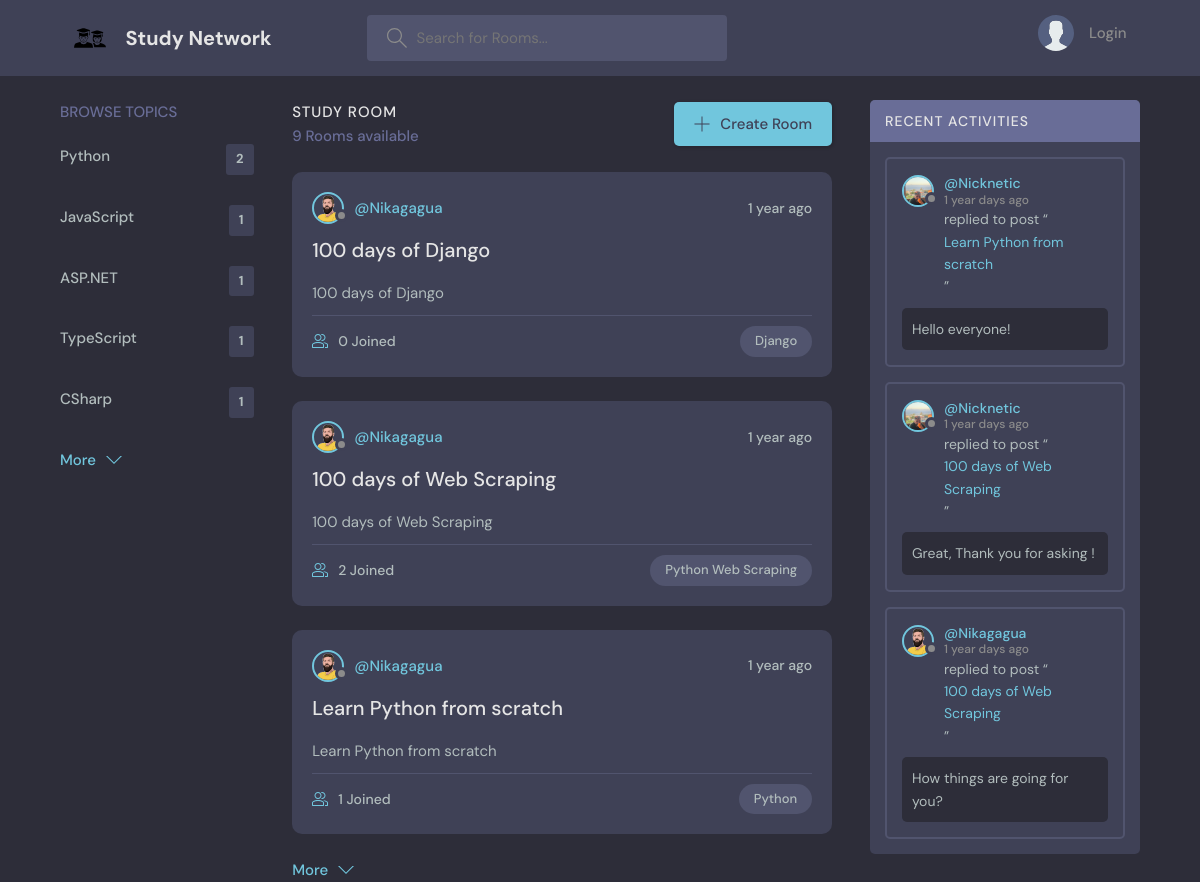
The page / on the database its author committed.
### base/models.py (models this page shows, shortened)
class Topic(models.Model):
    name = models.CharField(max_length=200)
    class Meta:
        ordering = ["-name"]

class Room(models.Model):
    host = models.ForeignKey(User, on_delete=models.SET_NULL, null=True)
    topic = models.ForeignKey(Topic, on_delete=models.SET_NULL, null=True)
    name = models.CharField(max_length=200)
    description = models.TextField(null=True, blank=True)
    participants = models.ManyToManyField(User, related_name="participants", blank=True)
    updated = models.DateTimeField(auto_now=True)
    created = models.DateTimeField(auto_now_add=True)
    class Meta:
        ordering = ["-updated", "-created"]

class User(AbstractUser):
    username = models.CharField(max_length=150, unique=True)
    name = models.CharField(max_length=200, null=True)
    email = models.EmailField(unique=True, null=True)
    bio = models.TextField(null=True)
    avatar = models.ImageField(null=True, default="avatar.svg")
    USERNAME_FIELD = "email"
    REQUIRED_FIELDS = ["username"]

class Message(models.Model):
    user = models.ForeignKey(User, on_delete=models.CASCADE)
    room = models.ForeignKey(Room, on_delete=models.CASCADE)
    body = models.TextField()
    updated = models.DateTimeField(auto_now=True)
    created = models.DateTimeField(auto_now_add=True)
    class Meta:
        ordering = ["-updated", "-created"]

### base/views.py (the view)
# urls.py: path("", views.home, name="home"),
def home(request):
    q = request.GET.get("q") if request.GET.get("q") is not None else ""
    topics = Topic.objects.annotate(room_count=Count("room")).order_by("-room_count")
    rooms = Room.objects.filter(
        Q(topic__name__icontains=q) | Q(name__icontains=q) | Q(description__icontains=q)
    )[:3]
    show_all_room = Room.objects.filter(
        Q(topic__name__icontains=q) | Q(name__icontains=q) | Q(description__icontains=q)
    )[3:]
    top_topics = topics[0:5]
    other_topics = topics[5:]
    room_by_topic = {
        topic.id: Room.objects.filter(topic=topic)[0:3] for topic in top_topics
    }
    all_room_by_topic = {
        topic.id: Room.objects.filter(topic=topic)[3:0] for topic in top_topics
    }
    all_room_count = Room.objects.all().count()
    room_messages = Message.objects.filter(Q(room__topic__name__icontains=q))[0:3]
    user = request.user if request.user.is_authenticated else None
    context = {
        "user": user,
        "rooms": rooms,
        "topics": top_topics,
        "room_messages": room_messages,
        "other_topics": other_topics,
        "all_room_count": all_room_count,
        "room_by_topic": room_by_topic,
        "show_all_room": show_all_room,
        "all_room_by_topic": all_room_by_topic,
        "q": q,
    }
    return render(request, "base/home.html", context)

### base/templates/base/home.html (shortened to what this page needs)
{% extends 'main.html' %}
{% block content %}
    <body>
    <main class="layout layout--3">
        <div class="container">
            {% include 'base/topic_component.html' %}
            {% include 'base/feed_component.html' %}
            {%  include 'base/activity_component.html' %}
        </div>
    </main>
    </body>
{% endblock %}

### base/templates/base/topic_component.html (shortened to what this page needs)
<div class="topics">
    <div class="topics__header">
        <h2>Browse Topics</h2>
    </div>
    <ul class="topics__list" id="defaultTopics">
        {% for topic in topics %}
            <li>
                <a href="{% url 'home' %}?q={{ topic.name }}">
                    {{ topic.name }} <span>{{ topic.room_count }}</span>
                </a>
            </li>
        {% endfor %}
    </ul>
    <a class="btn btn--link" href="#" id="showMoreTopics">
        More
        <svg xmlns="http://www.w3.org/2000/svg" width="32" height="32" viewBox="0 0 32 32">
            <title>chevron-down</title>
            <path d="M16 21l-13-13h-3l16 16 16-16h-3l-13 13z"></path>
        </svg>
    </a>
</div>

### base/templates/base/feed_component.html (shortened to what this page needs)
<div class="roomList">
    <div class="roomList__header">
        <div>
            <h2>Study Room</h2>
            <p>{{ all_room_count }} Rooms available</p>
        </div>
        <a class="btn btn--main" href="{% url 'create-room' %}">
            <svg xmlns="http://www.w3.org/2000/svg" width="32" height="32"
                 viewBox="0 0 32 32">
                <title>add</title>
                <path
                        d="M16.943 0.943h-1.885v14.115h-14.115v1.885h14.115v14.115h1.885v-14.115h14.115v-1.885h-14.115v-14.115z"
                ></path>
            </svg>
            Create Room
        </a>
    </div>
    {% for room in rooms %}
        <div class="roomListRoom">
            <div class="roomListRoom__header">
                <a href="{% url 'user-profile' room.host.id %}" class="roomListRoom__author">
                    <div class="avatar avatar--small">
                        <img src="{{ room.host.avatar.url }}" alt="user avatar"/>
                    </div>
                    <span>@{{ room.host.username }}</span>
                </a>
                <div class="roomListRoom__actions">
                    <span>{{ room.created | timesince }} ago</span>
                </div>
            </div>
            <div class="roomListRoom__content">
                <a href="{% url 'room' room.id %}">{{ room.name }}</a>
                <p>
                    {{ room.description }}
                </p>
            </div>
            <div class="roomListRoom__meta">
                <a href="{% url 'room' room.id %}" class="roomListRoom__joined">
                    {{ room.participants.count }} Joined
                </a>
                <p class="roomListRoom__topic">{{ room.topic.name }}</p>
            </div>
        </div>
    {% endfor %}
    <a class="btn btn--link" href="#" id="showMoreRooms">
        More
        <svg xmlns="http://www.w3.org/2000/svg" width="32" height="32" viewBox="0 0 32 32">
            <title>chevron-down</title>
            <path d="M16 21l-13-13h-3l16 16 16-16h-3l-13 13z"></path>
        </svg>
    </a>
</div>

### base/templates/base/activity_component.html (shortened to what this page needs)
<div class="activities">
    <div class="activities__header">
        <h2>Recent Activities</h2>
    </div>
    {% for message in room_messages %}
        <div class="activities__box">
            <div class="activities__boxHeader roomListRoom__header">
                <a href="{% url 'user-profile' message.user.id %}" class="roomListRoom__author">
                    <div class="avatar avatar--small">
                        <img src="{{ message.user.avatar.url }}" alt="user avatar"/>
                    </div>
                    <p>
                        @{{ message.user.username }}
                        <span>{{ message.created | timesince }} days ago</span>
                    </p>
                </a>
            </div>
            <div class="activities__boxContent">
                <p>replied to post “<a href="{% url 'room' message.room.id %}">{{ message.room.name }}</a>”</p>
                <div class="activities__boxRoomContent">
                    {{ message.body }}
                </div>
            </div>
        </div>
    {% endfor %}
</div>

### rows shown on the page
Topic: name "Python", room_count "2"
Topic: name "JavaScript", room_count "1"
Topic: name "ASP.NET", room_count "1"
Topic: name "TypeScript", room_count "1"
Topic: name "CSharp", room_count "1"
Room: host.avatar (picture), host.username "Nikagagua", created "1 year", name "100 days of Django", description "100 days of Django", participants.count "0", topic.name "Django"
Room: host.avatar (picture), host.username "Nikagagua", created "1 year", name "100 days of Web Scraping", description "100 days of Web Scraping", participants.count "2", topic.name "Python Web Scraping"
Room: host.avatar (picture), host.username "Nikagagua", created "1 year", name "Learn Python from scratch", description "Learn Python from scratch", participants.count "1", topic.name "Python"
Message: user.avatar (picture), user.username "Nicknetic", created "1 year", room.name "Learn Python from scratch", body "Hello everyone!"
Message: user.avatar (picture), user.username "Nicknetic", created "1 year", room.name "100 days of Web Scraping", body "Great, Thank you for asking !"
Message: user.avatar (picture), user.username "Nikagagua", created "1 year", room.name "100 days of Web Scraping", body "How things are going for you?"

### other values the page prints
{{ all_room_count }} "9"
